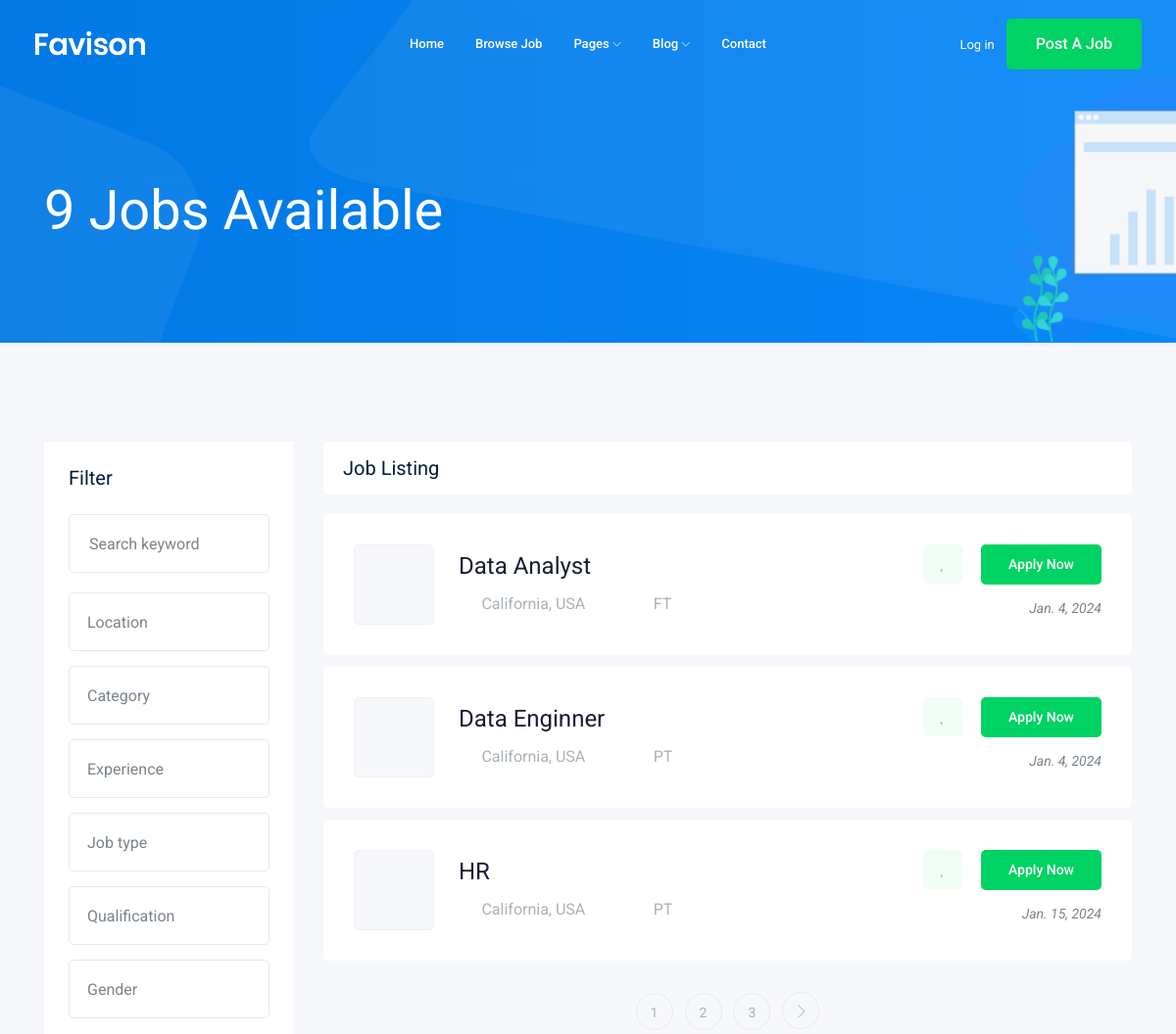
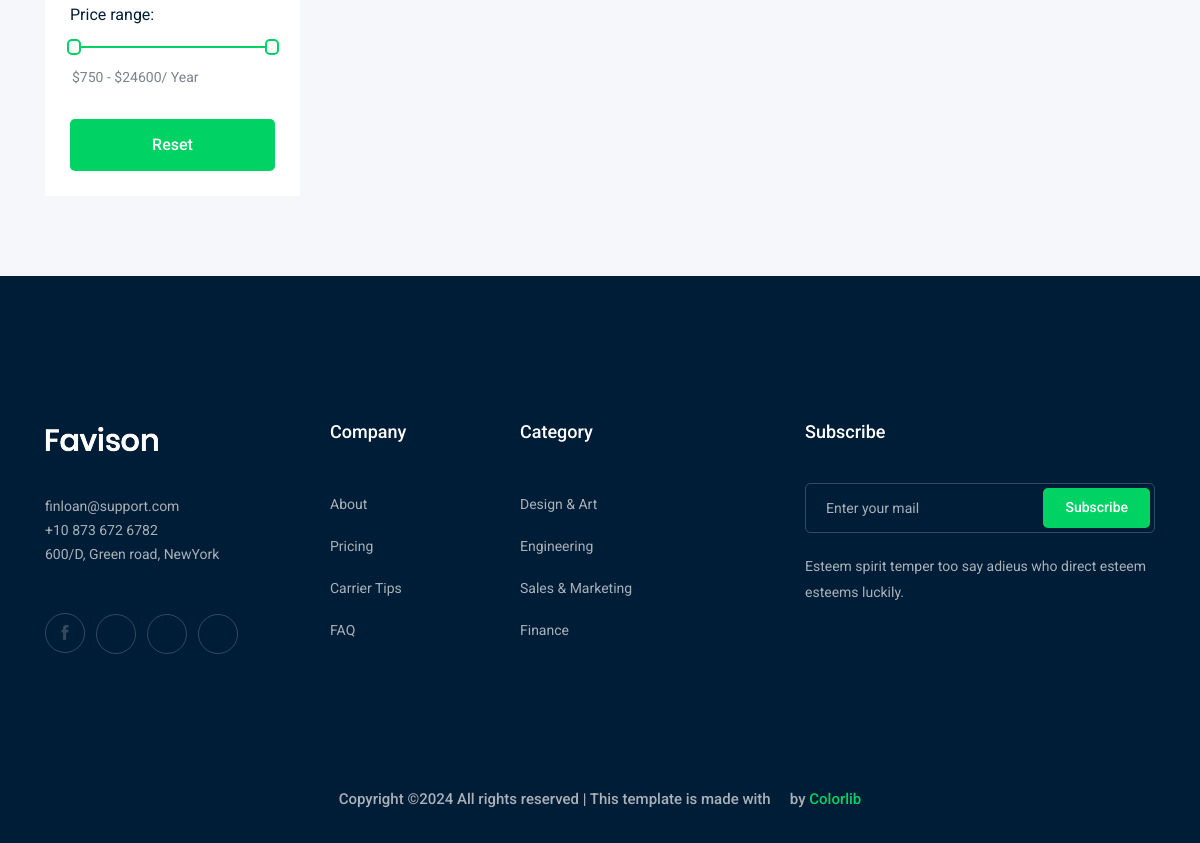
Screenshot of /jobs/ with the database file from the repository (2 pictures, top to bottom).
### job/models.py (models this page shows, shortened)
class Job(models.Model):
    JOB_TYPE_CHOICES = [
        ("FT", "Full-Time"),
        ("PT", "Part-Time")
    ]
    owner = models.ForeignKey(User, related_name="job_owner", on_delete=models.CASCADE)
    title = models.CharField(max_length=100)
    job_type = models.CharField(max_length=10, choices=JOB_TYPE_CHOICES)
    description = models.TextField(max_length=500)
    published_at = models.DateField()
    vacancy = models.IntegerField(default=1)
    salary = models.IntegerField(default=0)
    experience = models.IntegerField(default=1)
    category = models.ForeignKey("Category", on_delete=models.CASCADE)
    image = models.ImageField(upload_to=image_upload)
    slug = models.SlugField(blank=True, null=True)

### job/views.py (the view)
# urls.py: path('', views.job_list, name="job_list"),
def job_list(request):
    job_list = Job.objects.all()
    count = job_list.count()
    paginator = Paginator(job_list, 3)
    page_number = request.GET.get("page")
    page_obj = paginator.get_page(page_number)
    context = {"count":count, "page_obj":page_obj}
    return render(request, "job/job_list.html", context=context)

### job/templates/job/job_list.html (shortened to what this page needs)
{% extends "base.html" %}
{% block content %}
<div class="bradcam_area bradcam_bg_1">
    <div class="container">
        <div class="row">
            <div class="col-xl-12">
                <div class="bradcam_text">
                    <h3>{{count}} Jobs Available</h3>
                </div>
            </div>
        </div>
    </div>
</div>
<div class="job_listing_area plus_padding">
    <div class="container">
        <div class="row">
            <div class="col-lg-3">
                <div class="job_filter white-bg">
                    <div class="form_inner white-bg">
                        <h3>Filter</h3>
                        <form action="#">
                            <div class="row">
                                <div class="col-lg-12">
                                    <div class="single_field">
                                        <input type="text" placeholder="Search keyword">
                                    </div>
                                </div>
                                <div class="col-lg-12">
                                </div>
                                <div class="col-lg-12">
                                </div>
                                <div class="col-lg-12">
                                </div>
                                <div class="col-lg-12">
                                </div>
                                <div class="col-lg-12">
                                </div>
                                <div class="col-lg-12">
                                </div>
                            </div>
                        </form>
                    </div>
                    <div class="range_wrap">
                        <label for="amount">Price range:</label>
                        <div id="slider-range"></div>
                        <p>
                            <input type="text" id="amount" readonly style="border:0; color:#7A838B; font-size: 14px; font-weight:400;">
                        </p>
                    </div>
                    <div class="reset_btn">
                        <button  class="boxed-btn3 w-100" type="submit">Reset</button>
                    </div>
                </div>
            </div>
            <div class="col-lg-9">
                <div class="recent_joblist_wrap">
                    <div class="recent_joblist white-bg ">
                        <div class="row align-items-center">
                            <div class="col-md-6">
                                <h4>Job Listing</h4>
                            </div>
                        </div>
                    </div>
                </div>
                <div class="job_lists m-0">
                        <div class="row">
                            {% for job in page_obj%}
                                <div class="col-lg-12 col-md-12">
                                    <div class="single_jobs white-bg d-flex justify-content-between">
                                        <div class="jobs_left d-flex align-items-center">
                                            <div class="thumb">
                                            </div>
                                            <div class="jobs_conetent">
                                                <a href="{% url 'jobs:job_detail' job.slug %}"><h4>{{job.title}}</h4></a>
                                                <div class="links_locat d-flex align-items-center">
                                                    <div class="location">
                                                        <p> <i class="fa fa-map-marker"></i> California, USA</p>
                                                    </div>
                                                    <div class="location">
                                                        <p> <i class="fa fa-clock-o"></i>{{job.job_type}}</p>
                                                    </div>
                                                </div>
                                            </div>
                                        </div>
                                        <div class="jobs_right">
                                            <div class="apply_now">
                                                <a class="heart_mark" href="#"> <i class="fa fa-heart"></i> </a>
                                                <a href="{% url 'jobs:job_detail' job.slug %}" class="boxed-btn3">Apply Now</a>
                                            </div>
                                            <div class="date">
                                                <p>{{job.published_at}}</p>
                                            </div>
                                        </div>
                                    </div>
                                </div>
                            {% endfor %}
                        </div>
                    {% if page_obj.has_other_pages %}
                        <div class="row">
                            <div class="col-lg-12">
                                <div class="pagination_wrap">
                                    <ul>
                                        {% for i in page_obj.paginator.page_range %}
                                        <li><a href="?page={{i}}"><span>{{i}}</span></a></li>
                                        {% endfor %}
                                        {% if page_obj.has_next %}
                                        <li><a href="?page={{page_obj.next_page_number}}"> <i class="ti-angle-right"></i> </a></li>
                                        {% endif %}
                                    </ul>
                                </div>
                            </div>
                        </div>
                    {% endif %}
                </div>
            </div>
        </div>
    </div>
</div>
{% endblock content %}

### rows the page displays
Job: title "Data Analyst", job_type "FT", published_at "Jan. 4, 2024"
Job: title "Data Enginner", job_type "PT", published_at "Jan. 4, 2024"
Job: title "HR", job_type "PT", published_at "Jan. 15, 2024"

### other values shown
{{ count }} "9"
{{ i }} "1" "2" "3"
